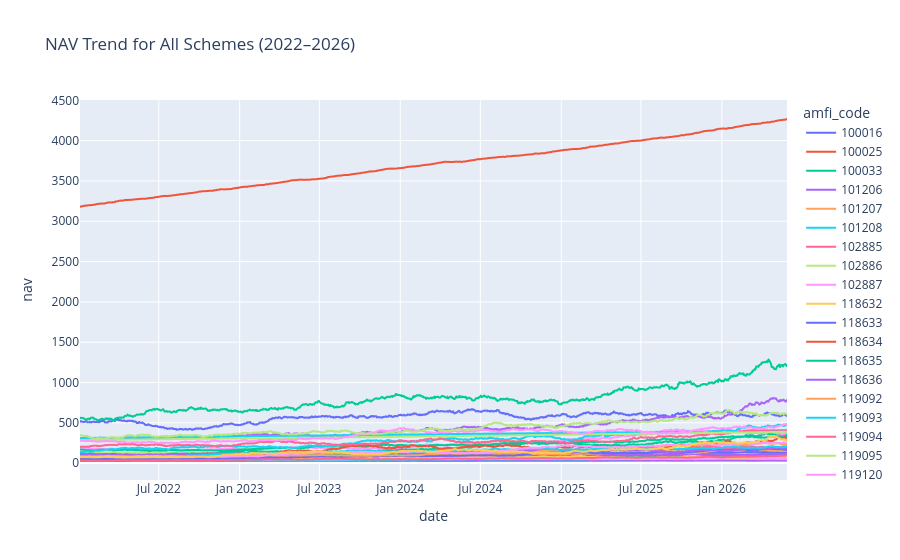

Here is the notebook cell this chart was saved with:
### Code cell
fig = px.line(
    nav,
    x="date",
    y="nav",
    color="amfi_code",
    title="NAV Trend for All Schemes (2022–2026)"
)

fig.show()

### Figure 1 — Plotly figure (JSON) as saved in the notebook; plotly's stock layout.template omitted (floating-point values rounded to 4 significant figures; data arrays with more than 128 entries replaced by an {"elided": "..."} marker saying what was removed)
{"data": [{"hovertemplate": "amfi_code=100016<br>date=%{x}<br>nav=%{y}<extra></extra>", "legendgroup": "100016", "line": {"color": "#636efa", "dash": "solid"}, "marker": {"symbol": "circle"}, "mode": "lines", "name": "100016", "showlegend": true, "type": "scattergl", "x": {"elided": "1150 str values"}, "xaxis": "x", "y": {"elided": "1150 float values"}, "yaxis": "y"}, {"hovertemplate": "amfi_code=100025<br>date=%{x}<br>nav=%{y}<extra></extra>", "legendgroup": "100025", "line": {"color": "#EF553B", "dash": "solid"}, "marker": {"symbol": "circle"}, "mode": "lines", "name": "100025", "showlegend": true, "type": "scattergl", "x": {"elided": "1150 str values"}, "xaxis": "x", "y": {"elided": "1150 float values"}, "yaxis": "y"}, {"hovertemplate": "amfi_code=100033<br>date=%{x}<br>nav=%{y}<extra></extra>", "legendgroup": "100033", "line": {"color": "#00cc96", "dash": "solid"}, "marker": {"symbol": "circle"}, "mode": "lines", "name": "100033", "showlegend": true, "type": "scattergl", "x": {"elided": "1150 str values"}, "xaxis": "x", "y": {"elided": "1150 float values"}, "yaxis": "y"}, {"hovertemplate": "amfi_code=101206<br>date=%{x}<br>nav=%{y}<extra></extra>", "legendgroup": "101206", "line": {"color": "#ab63fa", "dash": "solid"}, "marker": {"symbol": "circle"}, "mode": "lines", "name": "101206", "showlegend": true, "type": "scattergl", "x": {"elided": "1150 str values"}, "xaxis": "x", "y": {"elided": "1150 float values"}, "yaxis": "y"}, {"hovertemplate": "amfi_code=101207<br>date=%{x}<br>nav=%{y}<extra></extra>", "legendgroup": "101207", "line": {"color": "#FFA15A", "dash": "solid"}, "marker": {"symbol": "circle"}, "mode": "lines", "name": "101207", "showlegend": true, "type": "scattergl", "x": {"elided": "1150 str values"}, "xaxis": "x", "y": {"elided": "1150 float values"}, "yaxis": "y"}, {"hovertemplate": "amfi_code=101208<br>date=%{x}<br>nav=%{y}<extra></extra>", "legendgroup": "101208", "line": {"color": "#19d3f3", "dash": "solid"}, "marker": {"symbol": "circle"}, "mode": "lines", "name": "101208", "showlegend": true, "type": "scattergl", "x": {"elided": "1150 str values"}, "xaxis": "x", "y": {"elided": "1150 float values"}, "yaxis": "y"}, {"hovertemplate": "amfi_code=102885<br>date=%{x}<br>nav=%{y}<extra></extra>", "legendgroup": "102885", "line": {"color": "#FF6692", "dash": "solid"}, "marker": {"symbol": "circle"}, "mode": "lines", "name": "102885", "showlegend": true, "type": "scattergl", "x": {"elided": "1150 str values"}, "xaxis": "x", "y": {"elided": "1150 float values"}, "yaxis": "y"}, {"hovertemplate": "amfi_code=102886<br>date=%{x}<br>nav=%{y}<extra></extra>", "legendgroup": "102886", "line": {"color": "#B6E880", "dash": "solid"}, "marker": {"symbol": "circle"}, "mode": "lines", "name": "102886", "showlegend": true, "type": "scattergl", "x": {"elided": "1150 str values"}, "xaxis": "x", "y": {"elided": "1150 float values"}, "yaxis": "y"}, {"hovertemplate": "amfi_code=102887<br>date=%{x}<br>nav=%{y}<extra></extra>", "legendgroup": "102887", "line": {"color": "#FF97FF", "dash": "solid"}, "marker": {"symbol": "circle"}, "mode": "lines", "name": "102887", "showlegend": true, "type": "scattergl", "x": {"elided": "1150 str values"}, "xaxis": "x", "y": {"elided": "1150 float values"}, "yaxis": "y"}, {"hovertemplate": "amfi_code=118632<br>date=%{x}<br>nav=%{y}<extra></extra>", "legendgroup": "118632", "line": {"color": "#FECB52", "dash": "solid"}, "marker": {"symbol": "circle"}, "mode": "lines", "name": "118632", "showlegend": true, "type": "scattergl", "x": {"elided": "1150 str values"}, "xaxis": "x", "y": {"elided": "1150 float values"}, "yaxis": "y"}, {"hovertemplate": "amfi_code=118633<br>date=%{x}<br>nav=%{y}<extra></extra>", "legendgroup": "118633", "line": {"color": "#636efa", "dash": "solid"}, "marker": {"symbol": "circle"}, "mode": "lines", "name": "118633", "showlegend": true, "type": "scattergl", "x": {"elided": "1150 str values"}, "xaxis": "x", "y": {"elided": "1150 float values"}, "yaxis": "y"}, {"hovertemplate": "amfi_code=118634<br>date=%{x}<br>nav=%{y}<extra></extra>", "legendgroup": "118634", "line": {"color": "#EF553B", "dash": "solid"}, "marker": {"symbol": "circle"}, "mode": "lines", "name": "118634", "showlegend": true, "type": "scattergl", "x": {"elided": "1150 str values"}, "xaxis": "x", "y": {"elided": "1150 float values"}, "yaxis": "y"}, {"hovertemplate": "amfi_code=118635<br>date=%{x}<br>nav=%{y}<extra></extra>", "legendgroup": "118635", "line": {"color": "#00cc96", "dash": "solid"}, "marker": {"symbol": "circle"}, "mode": "lines", "name": "118635", "showlegend": true, "type": "scattergl", "x": {"elided": "1150 str values"}, "xaxis": "x", "y": {"elided": "1150 float values"}, "yaxis": "y"}, {"hovertemplate": "amfi_code=118636<br>date=%{x}<br>nav=%{y}<extra></extra>", "legendgroup": "118636", "line": {"color": "#ab63fa", "dash": "solid"}, "marker": {"symbol": "circle"}, "mode": "lines", "name": "118636", "showlegend": true, "type": "scattergl", "x": {"elided": "1150 str values"}, "xaxis": "x", "y": {"elided": "1150 float values"}, "yaxis": "y"}, {"hovertemplate": "amfi_code=119092<br>date=%{x}<br>nav=%{y}<extra></extra>", "legendgroup": "119092", "line": {"color": "#FFA15A", "dash": "solid"}, "marker": {"symbol": "circle"}, "mode": "lines", "name": "119092", "showlegend": true, "type": "scattergl", "x": {"elided": "1150 str values"}, "xaxis": "x", "y": {"elided": "1150 float values"}, "yaxis": "y"}, {"hovertemplate": "amfi_code=119093<br>date=%{x}<br>nav=%{y}<extra></extra>", "legendgroup": "119093", "line": {"color": "#19d3f3", "dash": "solid"}, "marker": {"symbol": "circle"}, "mode": "lines", "name": "119093", "showlegend": true, "type": "scattergl", "x": {"elided": "1150 str values"}, "xaxis": "x", "y": {"elided": "1150 float values"}, "yaxis": "y"}, {"hovertemplate": "amfi_code=119094<br>date=%{x}<br>nav=%{y}<extra></extra>", "legendgroup": "119094", "line": {"color": "#FF6692", "dash": "solid"}, "marker": {"symbol": "circle"}, "mode": "lines", "name": "119094", "showlegend": true, "type": "scattergl", "x": {"elided": "1150 str values"}, "xaxis": "x", "y": {"elided": "1150 float values"}, "yaxis": "y"}, {"hovertemplate": "amfi_code=119095<br>date=%{x}<br>nav=%{y}<extra></extra>", "legendgroup": "119095", "line": {"color": "#B6E880", "dash": "solid"}, "marker": {"symbol": "circle"}, "mode": "lines", "name": "119095", "showlegend": true, "type": "scattergl", "x": {"elided": "1150 str values"}, "xaxis": "x", "y": {"elided": "1150 float values"}, "yaxis": "y"}, {"hovertemplate": "amfi_code=119120<br>date=%{x}<br>nav=%{y}<extra></extra>", "legendgroup": "119120", "line": {"color": "#FF97FF", "dash": "solid"}, "marker": {"symbol": "circle"}, "mode": "lines", "name": "119120", "showlegend": true, "type": "scattergl", "x": {"elided": "1150 str values"}, "xaxis": "x", "y": {"elided": "1150 float values"}, "yaxis": "y"}, {"hovertemplate": "amfi_code=119551<br>date=%{x}<br>nav=%{y}<extra></extra>", "legendgroup": "119551", "line": {"color": "#FECB52", "dash": "solid"}, "marker": {"symbol": "circle"}, "mode": "lines", "name": "119551", "showlegend": true, "type": "scattergl", "x": {"elided": "1150 str values"}, "xaxis": "x", "y": {"elided": "1150 float values"}, "yaxis": "y"}, {"hovertemplate": "amfi_code=119552<br>date=%{x}<br>nav=%{y}<extra></extra>", "legendgroup": "119552", "line": {"color": "#636efa", "dash": "solid"}, "marker": {"symbol": "circle"}, "mode": "lines", "name": "119552", "showlegend": true, "type": "scattergl", "x": {"elided": "1150 str values"}, "xaxis": "x", "y": {"elided": "1150 float values"}, "yaxis": "y"}, {"hovertemplate": "amfi_code=119598<br>date=%{x}<br>nav=%{y}<extra></extra>", "legendgroup": "119598", "line": {"color": "#EF553B", "dash": "solid"}, "marker": {"symbol": "circle"}, "mode": "lines", "name": "119598", "showlegend": true, "type": "scattergl", "x": {"elided": "1150 str values"}, "xaxis": "x", "y": {"elided": "1150 float values"}, "yaxis": "y"}, {"hovertemplate": "amfi_code=119599<br>date=%{x}<br>nav=%{y}<extra></extra>", "legendgroup": "119599", "line": {"color": "#00cc96", "dash": "solid"}, "marker": {"symbol": "circle"}, "mode": "lines", "name": "119599", "showlegend": true, "type": "scattergl", "x": {"elided": "1150 str values"}, "xaxis": "x", "y": {"elided": "1150 float values"}, "yaxis": "y"}, {"hovertemplate": "amfi_code=120503<br>date=%{x}<br>nav=%{y}<extra></extra>", "legendgroup": "120503", "line": {"color": "#ab63fa", "dash": "solid"}, "marker": {"symbol": "circle"}, "mode": "lines", "name": "120503", "showlegend": true, "type": "scattergl", "x": {"elided": "1150 str values"}, "xaxis": "x", "y": {"elided": "1150 float values"}, "yaxis": "y"}, {"hovertemplate": "amfi_code=120504<br>date=%{x}<br>nav=%{y}<extra></extra>", "legendgroup": "120504", "line": {"color": "#FFA15A", "dash": "solid"}, "marker": {"symbol": "circle"}, "mode": "lines", "name": "120504", "showlegend": true, "type": "scattergl", "x": {"elided": "1150 str values"}, "xaxis": "x", "y": {"elided": "1150 float values"}, "yaxis": "y"}, {"hovertemplate": "amfi_code=120505<br>date=%{x}<br>nav=%{y}<extra></extra>", "legendgroup": "120505", "line": {"color": "#19d3f3", "dash": "solid"}, "marker": {"symbol": "circle"}, "mode": "lines", "name": "120505", "showlegend": true, "type": "scattergl", "x": {"elided": "1150 str values"}, "xaxis": "x", "y": {"elided": "1150 float values"}, "yaxis": "y"}, {"hovertemplate": "amfi_code=120506<br>date=%{x}<br>nav=%{y}<extra></extra>", "legendgroup": "120506", "line": {"color": "#FF6692", "dash": "solid"}, "marker": {"symbol": "circle"}, "mode": "lines", "name": "120506", "showlegend": true, "type": "scattergl", "x": {"elided": "1150 str values"}, "xaxis": "x", "y": {"elided": "1150 float values"}, "yaxis": "y"}, {"hovertemplate": "amfi_code=120507<br>date=%{x}<br>nav=%{y}<extra></extra>", "legendgroup": "120507", "line": {"color": "#B6E880", "dash": "solid"}, "marker": {"symbol": "circle"}, "mode": "lines", "name": "120507", "showlegend": true, "type": "scattergl", "x": {"elided": "1150 str values"}, "xaxis": "x", "y": {"elided": "1150 float values"}, "yaxis": "y"}, {"hovertemplate": "amfi_code=120841<br>date=%{x}<br>nav=%{y}<extra></extra>", "legendgroup": "120841", "line": {"color": "#FF97FF", "dash": "solid"}, "marker": {"symbol": "circle"}, "mode": "lines", "name": "120841", "showlegend": true, "type": "scattergl", "x": {"elided": "1150 str values"}, "xaxis": "x", "y": {"elided": "1150 float values"}, "yaxis": "y"}, {"hovertemplate": "amfi_code=120842<br>date=%{x}<br>nav=%{y}<extra></extra>", "legendgroup": "120842", "line": {"color": "#FECB52", "dash": "solid"}, "marker": {"symbol": "circle"}, "mode": "lines", "name": "120842", "showlegend": true, "type": "scattergl", "x": {"elided": "1150 str values"}, "xaxis": "x", "y": {"elided": "1150 float values"}, "yaxis": "y"}, {"hovertemplate": "amfi_code=120843<br>date=%{x}<br>nav=%{y}<extra></extra>", "legendgroup": "120843", "line": {"color": "#636efa", "dash": "solid"}, "marker": {"symbol": "circle"}, "mode": "lines", "name": "120843", "showlegend": true, "type": "scattergl", "x": {"elided": "1150 str values"}, "xaxis": "x", "y": {"elided": "1150 float values"}, "yaxis": "y"}, {"hovertemplate": "amfi_code=120844<br>date=%{x}<br>nav=%{y}<extra></extra>", "legendgroup": "120844", "line": {"color": "#EF553B", "dash": "solid"}, "marker": {"symbol": "circle"}, "mode": "lines", "name": "120844", "showlegend": true, "type": "scattergl", "x": {"elided": "1150 str values"}, "xaxis": "x", "y": {"elided": "1150 float values"}, "yaxis": "y"}, {"hovertemplate": "amfi_code=125497<br>date=%{x}<br>nav=%{y}<extra></extra>", "legendgroup": "125497", "line": {"color": "#00cc96", "dash": "solid"}, "marker": {"symbol": "circle"}, "mode": "lines", "name": "125497", "showlegend": true, "type": "scattergl", "x": {"elided": "1150 str values"}, "xaxis": "x", "y": {"elided": "1150 float values"}, "yaxis": "y"}, {"hovertemplate": "amfi_code=125498<br>date=%{x}<br>nav=%{y}<extra></extra>", "legendgroup": "125498", "line": {"color": "#ab63fa", "dash": "solid"}, "marker": {"symbol": "circle"}, "mode": "lines", "name": "125498", "showlegend": true, "type": "scattergl", "x": {"elided": "1150 str values"}, "xaxis": "x", "y": {"elided": "1150 float values"}, "yaxis": "y"}, {"hovertemplate": "amfi_code=148567<br>date=%{x}<br>nav=%{y}<extra></extra>", "legendgroup": "148567", "line": {"color": "#FFA15A", "dash": "solid"}, "marker": {"symbol": "circle"}, "mode": "lines", "name": "148567", "showlegend": true, "type": "scattergl", "x": {"elided": "1150 str values"}, "xaxis": "x", "y": {"elided": "1150 float values"}, "yaxis": "y"}, {"hovertemplate": "amfi_code=148568<br>date=%{x}<br>nav=%{y}<extra></extra>", "legendgroup": "148568", "line": {"color": "#19d3f3", "dash": "solid"}, "marker": {"symbol": "circle"}, "mode": "lines", "name": "148568", "showlegend": true, "type": "scattergl", "x": {"elided": "1150 str values"}, "xaxis": "x", "y": {"elided": "1150 float values"}, "yaxis": "y"}, {"hovertemplate": "amfi_code=148569<br>date=%{x}<br>nav=%{y}<extra></extra>", "legendgroup": "148569", "line": {"color": "#FF6692", "dash": "solid"}, "marker": {"symbol": "circle"}, "mode": "lines", "name": "148569", "showlegend": true, "type": "scattergl", "x": {"elided": "1150 str values"}, "xaxis": "x", "y": {"elided": "1150 float values"}, "yaxis": "y"}, {"hovertemplate": "amfi_code=149322<br>date=%{x}<br>nav=%{y}<extra></extra>", "legendgroup": "149322", "line": {"color": "#B6E880", "dash": "solid"}, "marker": {"symbol": "circle"}, "mode": "lines", "name": "149322", "showlegend": true, "type": "scattergl", "x": {"elided": "1150 str values"}, "xaxis": "x", "y": {"elided": "1150 float values"}, "yaxis": "y"}, {"hovertemplate": "amfi_code=149323<br>date=%{x}<br>nav=%{y}<extra></extra>", "legendgroup": "149323", "line": {"color": "#FF97FF", "dash": "solid"}, "marker": {"symbol": "circle"}, "mode": "lines", "name": "149323", "showlegend": true, "type": "scattergl", "x": {"elided": "1150 str values"}, "xaxis": "x", "y": {"elided": "1150 float values"}, "yaxis": "y"}, {"hovertemplate": "amfi_code=149324<br>date=%{x}<br>nav=%{y}<extra></extra>", "legendgroup": "149324", "line": {"color": "#FECB52", "dash": "solid"}, "marker": {"symbol": "circle"}, "mode": "lines", "name": "149324", "showlegend": true, "type": "scattergl", "x": {"elided": "1150 str values"}, "xaxis": "x", "y": {"elided": "1150 float values"}, "yaxis": "y"}], "layout": {"legend": {"title": {"text": "amfi_code"}, "tracegroupgap": 0}, "title": {"text": "NAV Trend for All Schemes (2022–2026)"}, "xaxis": {"anchor": "y", "domain": [0, 1], "title": {"text": "date"}}, "yaxis": {"anchor": "x", "domain": [0, 1], "title": {"text": "nav"}}}}
